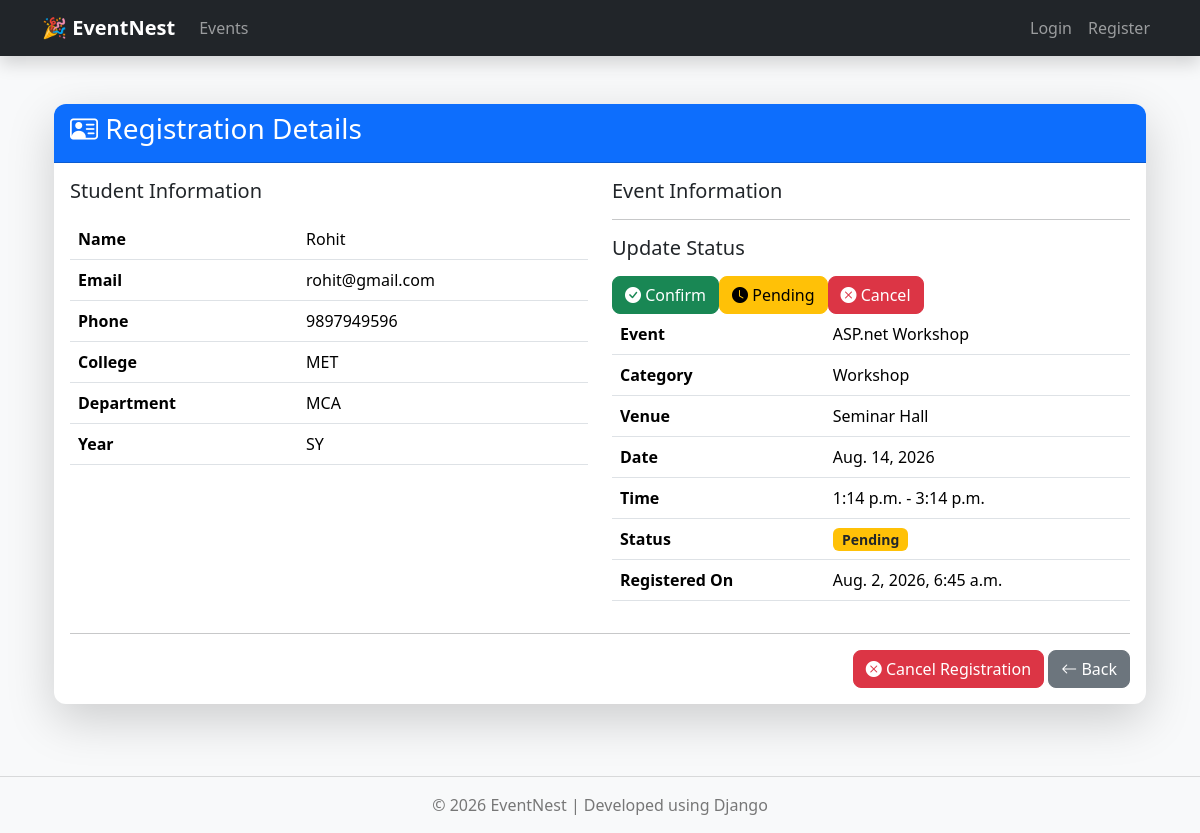
Screenshot of /registrations/6/ with the database file from the repository.
### registrations/models.py (models this page shows, shortened)
class Registration(models.Model):
    STATUS_CHOICES = [
        ("Pending", "Pending"),
        ("Confirmed", "Confirmed"),
        ("Cancelled", "Cancelled"),
    ]
    YEAR_CHOICES = [
        ("FY", "FY"),
        ("SY", "SY"),
        ("TY", "TY"),
        ("Final", "Final"),
    ]
    event = models.ForeignKey(
        Event,
        on_delete=models.CASCADE,
        related_name="registrations"
    )
    full_name = models.CharField(max_length=150)
    email = models.EmailField()
    phone = models.CharField(max_length=15)
    college = models.CharField(max_length=200)
    department = models.CharField(max_length=100)
    year = models.CharField(
        max_length=20,
        choices=YEAR_CHOICES
    )
    registration_date = models.DateTimeField(auto_now_add=True)
    status = models.CharField(
        max_length=20,
        choices=STATUS_CHOICES,
        default="Pending"
    )
    class Meta:
        ordering = ["-registration_date"]
        constraints = [
            models.UniqueConstraint(
                fields=["event", "email"],
                name="unique_event_registration"
            )
        ]

### events/models.py (models this page shows, shortened)
class Event(models.Model):
    CATEGORY_CHOICES = [
        ("Workshop", "Workshop"),
        ("Seminar", "Seminar"),
        ("Hackathon", "Hackathon"),
        ("Competition", "Competition"),
        ("Webinar", "Webinar"),
    ]
    title = models.CharField(
        max_length=200
    )
    description = models.TextField()
    category = models.CharField(
        max_length=50,
        choices=CATEGORY_CHOICES,
        default="Workshop"
    )
    organizer = models.CharField(
        max_length=150
    )
    venue = models.CharField(
        max_length=150
    )
    event_date = models.DateField()
    registration_deadline = models.DateField(
        default=date.today
    )
    start_time = models.TimeField()
    end_time = models.TimeField()
    total_seats = models.PositiveIntegerField(
        default=0
    )
    available_seats = models.PositiveIntegerField(
        default=0
    )
    event_banner = models.ImageField(
        upload_to="events/",
        blank=True,
        null=True
    )
    status = models.BooleanField(
        default=True,
        help_text="True = Active, False = Inactive"
    )
    created_at = models.DateTimeField(
        auto_now_add=True
    )
    updated_at = models.DateTimeField(
        auto_now=True
    )
    class Meta:
        ordering = ["event_date", "start_time"]
        verbose_name = "Event"
        verbose_name_plural = "Events"

### registrations/views.py (the view)
def registration_detail(request, id):
    registration = get_object_or_404(
        Registration,
        id=id
    )
    return render(
        request,
        "registrations/registration_detail.html",
        {
            "registration": registration
        }
    )

### templates/registrations/registration_detail.html (shortened to what this page needs)
{% extends "base.html" %}
{% block content %}
<div class="container py-4">
<div class="card shadow-lg border-0">
<div class="card-header bg-primary text-white">
<h3>
<i class="bi bi-person-vcard"></i>
Registration Details
</h3>
</div>
<div class="card-body">
<div class="row">
<div class="col-md-6">
<h5 class="mb-3">
Student Information
</h5>
<table class="table">
<tr>
<th>Name</th>
<td>{{ registration.full_name }}</td>
</tr>
<tr>
<th>Email</th>
<td>{{ registration.email }}</td>
</tr>
<tr>
<th>Phone</th>
<td>{{ registration.phone }}</td>
</tr>
<tr>
<th>College</th>
<td>{{ registration.college }}</td>
</tr>
<tr>
<th>Department</th>
<td>{{ registration.department }}</td>
</tr>
<tr>
<th>Year</th>
<td>{{ registration.year }}</td>
</tr>
</table>
</div>
<div class="col-md-6">
<h5 class="mb-3">
Event Information
</h5>
<table class="table">
<tr>
<th>Event</th>
<td>{{ registration.event.title }}</td>
</tr>
<tr>
<th>Category</th>
<td>{{ registration.event.category }}</td>
</tr>
<tr>
<th>Venue</th>
<td>{{ registration.event.venue }}</td>
</tr>
<tr>
<th>Date</th>
<td>{{ registration.event.event_date }}</td>
</tr>
<tr>
<th>Time</th>
<td>
{{ registration.event.start_time }}
-
{{ registration.event.end_time }}
</td>
</tr>
<tr>
<th>Status</th>
<hr>
<h5 class="mb-3">
Update Status
</h5>
<a href="{% url 'update_registration_status' registration.id 'Confirmed' %}"
class="btn btn-success">
<i class="bi bi-check-circle-fill"></i>
Confirm
</a>
<a href="{% url 'update_registration_status' registration.id 'Pending' %}"
class="btn btn-warning">
<i class="bi bi-clock-fill"></i>
Pending
</a>
<a href="{% url 'update_registration_status' registration.id 'Cancelled' %}"
class="btn btn-danger">
<i class="bi bi-x-circle-fill"></i>
Cancel
</a>
<td>
{% if registration.status == "Confirmed" %}
<span class="badge bg-success">
Confirmed
</span>
{% elif registration.status == "Cancelled" %}
<span class="badge bg-danger">
Cancelled
</span>
{% else %}
<span class="badge bg-warning text-dark">
Pending
</span>
{% endif %}
</td>
</tr>
<tr>
<th>Registered On</th>
<td>
{{ registration.registration_date }}
</td>
</tr>
</table>
</div>
</div>
<hr>
<div class="text-end">
<a href="{% url 'cancel_registration' registration.id %}"
    class="btn btn-danger">
<i class="bi bi-x-circle-fill"></i>
Cancel Registration
</a>
<a href="{% url 'registration_list' %}"
class="btn btn-secondary">
<i class="bi bi-arrow-left"></i>
Back
</a>
</div>
</div>
</div>
</div>
{% endblock %}

### static/css/style.css (style rules this page uses)
body { background:#f8f9fa; }
.card { border:none; border-radius:12px; }
.card-header { border-radius:12px 12px 0 0 !important; }
.btn { border-radius:8px; }
.badge { font-size:14px; }

### rows the page displays
Registration: full_name "Rohit", email "rohit@gmail.com", phone "9897949596", college "MET", department "MCA", year "SY", event "ASP.net Workshop", event.category "Workshop", event.venue "Seminar Hall", event.event_date "Aug. 14, 2026", event.start_time "1:14 p.m.", event.end_time "3:14 p.m.", registration_date "Aug. 2, 2026, 6:45 a.m."
